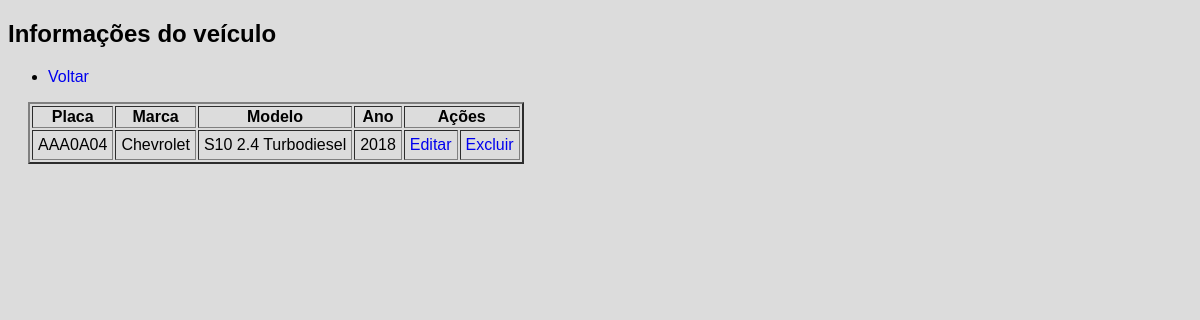
Screenshot of /php/visualiza_carro.php?id=7 with the database file from the repository.
### tables this page shows
CREATE TABLE `carro` (
  `id` int(11) NOT NULL,
  `placa` varchar(7) NOT NULL,
  `marca` varchar(50) NOT NULL,
  `modelo` varchar(50) NOT NULL,
  `ano` varchar(4) NOT NULL
);

### php/visualiza_carro.php (the view, shortened to what this page needs)
<?php
    require_once 'config.php';
    $id = $_GET['id'];
    $query = $pdo->prepare("SELECT * FROM carro WHERE id = ?");
    $query->execute([$id]);
    $carro = $query->fetch(PDO::FETCH_ASSOC);
?>
<!DOCTYPE html>
<html lang="pt-br">
<head>
    <link rel="stylesheet" href="../css/global.css">
</head>
<body>
    <h2>
        Informações do veículo
    </h2>
    <ul>
        <li>
            <a href="./lista_carros.php">Voltar</a>
        </li>
    </ul>
    <table border="2">
        <thead>
            <tr>
                <th>Placa</th>
                <th>Marca</th>
                <th>Modelo</th>
                <th>Ano</th>
                <th colspan="2">Ações</th>
            </tr>
        </thead>
        <tbody>
            <?php if ($carro): ?>
                <tr>
                    <td><?= $carro['placa']?></td>
                    <td><?= $carro['marca']?></td>
                    <td><?= $carro['modelo']?></td>
                    <td><?= $carro['ano']?></td>
                    <td><a href="./update_carro.php?id=<?= $carro['id']?>">Editar</a></td>
                    <td><a href="./exclui_carro.php?id=<?=$carro['id']?>">Excluir</a></td>
                </tr>
            <?php else: ?>
                <p style="color:red">Carro não encontrado</p>
            <?php endif; ?>
        </tbody>
    </table>
</body>
</html>

### css/global.css (style rules this page uses)
body { background-color: gainsboro; font-family: 'Franklin Gothic Medium', 'Arial Narrow', Arial, sans-serif; }
a { text-decoration: none; }
table { margin-left: 20px; }
td { padding: 5px; }

### rows the page displays
carro: placa "AAA0A04", marca "Chevrolet", modelo "S10 2.4 Turbodiesel", ano "2018"
